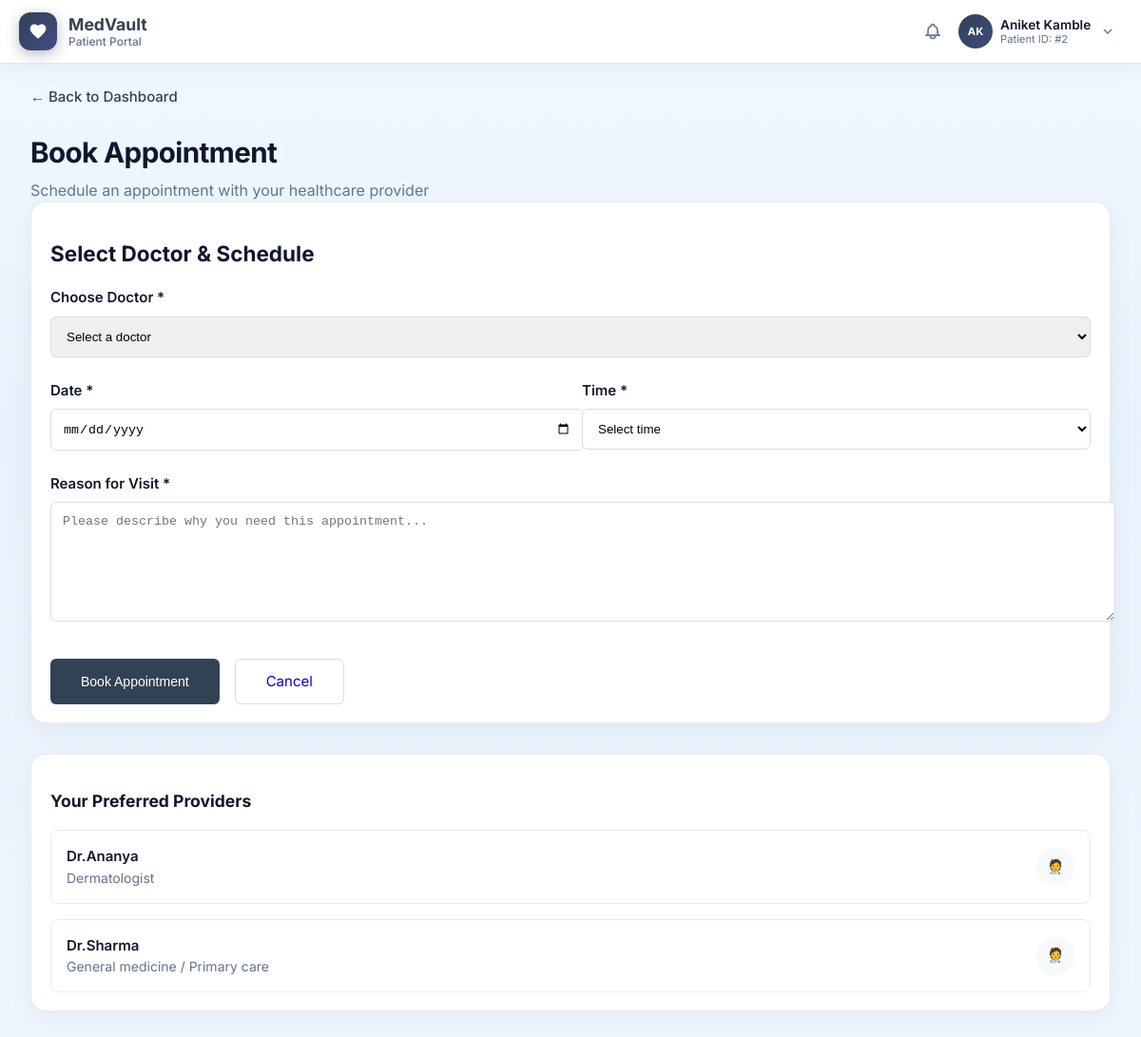
The page /book-appointment (signed in) on the database its author committed.
### tables this page shows
CREATE TABLE users (
                  id INTEGER PRIMARY KEY AUTOINCREMENT,
                  username TEXT NOT NULL,
                  password_hash TEXT NOT NULL,
                  full_name TEXT NOT NULL DEFAULT '',
                  blood_group TEXT NOT NULL DEFAULT '',
                  allergies TEXT NOT NULL DEFAULT '',
                  medications TEXT NOT NULL DEFAULT '',
                  conditions TEXT NOT NULL DEFAULT '',
                  onboarding_done INTEGER NOT NULL DEFAULT 0,
                  portal_role TEXT NOT NULL DEFAULT 'patient',
                  theme_accent TEXT NOT NULL DEFAULT '#3b82f6',
                  theme_mode TEXT NOT NULL DEFAULT 'light',
                  doctor_specialty TEXT NOT NULL DEFAULT '',
                  doctor_phone TEXT NOT NULL DEFAULT '',
                  doctor_clinic TEXT NOT NULL DEFAULT '',
                  doctor_bio TEXT NOT NULL DEFAULT '',
                  UNIQUE(username, portal_role)
                );

CREATE TABLE doctors (
  id INTEGER PRIMARY KEY AUTOINCREMENT,
  user_id INTEGER NOT NULL,
  name TEXT NOT NULL,
  specialization TEXT DEFAULT '',
  contact TEXT DEFAULT '',
  created_at INTEGER NOT NULL,
  FOREIGN KEY (user_id) REFERENCES "users_old"(id)
);

### app_pkg/routes/core.py (the view, shortened to what this page needs)
@core_bp.route("/book-appointment", methods=["GET", "POST"])
@login_required
def book_appointment():
    theme = _portal_theme(current_user.id, current_user.username)
    db = get_db()
    doctors = db.execute(
        """
        SELECT id, name, specialization, contact
        FROM doctors
        WHERE user_id = ?
        ORDER BY name
        """,
        (current_user.id,),
    ).fetchall()
    return render_template(
        "book_appointment.html",
        title="Book Appointment — MedVault",
        theme=theme,
        doctors=doctors
    )

### app_pkg/db.py (called while the page is built)
def get_db():
    if "db" not in g:
        if DATABASE_URL:
            import psycopg2
            pg_conn = psycopg2.connect(DATABASE_URL)
            g.db = PgConnection(pg_conn)
        else:
            conn = sqlite3.connect(current_app.config["DATABASE"])
            conn.row_factory = sqlite3.Row
            g.db = conn
    return g.db

### app_pkg/routes/auth.py (called while the page is built)
@login_manager.user_loader
def load_user(user_id: str):
    db = get_db()
    row = db.execute("SELECT id, username, portal_role FROM users WHERE id = ?", (user_id,)).fetchone()
    if not row:
        return None
    return User(row["id"], row["username"], row["portal_role"])

### app_pkg/routes/core.py (called while the page is built)
def _normalize_accent(raw: str) -> str:
    raw = (raw or "").strip()
    if re.fullmatch(r"#[0-9A-Fa-f]{6}", raw):
        return raw
    return "#3b82f6"

def _hex_to_rgb_css(hex_color: str) -> str:
    h = hex_color.lstrip("#")
    if len(h) != 6:
        return "59, 130, 246"
    try:
        r, g, b = int(h[0:2], 16), int(h[2:4], 16), int(h[4:6], 16)
        return f"{r}, {g}, {b}"
    except ValueError:
        return "59, 130, 246"

@core_bp.before_app_request
def check_onboarding():
    if current_user and current_user.is_authenticated:
        if request.path == "/logout" or request.endpoint in ("core.onboarding", "core.complete_onboarding", "auth.logout", "static") or (request.endpoint and request.endpoint.startswith("static")):
            return
        db = get_db()
        row = db.execute("SELECT onboarding_done, portal_role FROM users WHERE id = ?", (int(current_user.id),)).fetchone()
        if row and not row["onboarding_done"]:
            return redirect(url_for("core.onboarding"))

### app_pkg/services/security.py (called while the page is built, shortened)
def _get_cipher() -> Fernet:
    key_from_env = os.environ.get("FERNET_KEY")
    if key_from_env:
        return Fernet(key_from_env.encode("utf-8"))

def decrypt_text(value: str) -> str:
    if not value:
        return ""
    try:
        token = base64.urlsafe_b64decode(value.encode("utf-8"))
        return _get_cipher().decrypt(token).decode("utf-8")
    except (InvalidToken, ValueError):
        return value

### templates/book_appointment.html (shortened to what this page needs)
{% extends "base_patient.html" %}
{% block content %}
  <div class="pd-wrap">
    <header class="pd-hero">
      <a href="{{ url_for('core.dashboard') }}" class="pd-back-link">← Back to Dashboard</a>
      <h1 class="pd-hero-title">Book Appointment</h1>
      <p class="pd-hero-sub">Schedule an appointment with your healthcare provider</p>
    </header>
    <div class="pd-appointment-booking">
      <section class="pd-panel">
        <h2 class="pd-panel-title">Select Doctor &amp; Schedule</h2>
        {% if doctors %}
          <form method="post" class="pd-appointment-form" id="bookingForm" onsubmit="handleBookingSubmit(event)">
            <div class="pd-form-group" style="margin-bottom: 1.5rem;">
              <label class="pd-form-label" for="doctor_id" style="font-weight:600; display:block; margin-bottom:0.5rem;">Choose Doctor *</label>
              <select class="pd-form-select" id="doctor_id" name="doctor_id" required style="width:100%; padding:0.75rem; border:1px solid #ddd; border-radius:6px;">
                <option value="">Select a doctor</option>
              </select>
            </div>
            <div class="pd-form-row" style="display:grid; grid-template-columns:1fr 1fr; gap:1.5rem; margin-bottom: 1.5rem;">
              <div class="pd-form-group">
                <label class="pd-form-label" for="appointment_date" style="font-weight:600; display:block; margin-bottom:0.5rem;">Date *</label>
                <input type="date" class="pd-form-input" id="appointment_date" name="appointment_date" required min="{{ today }}" style="width:100%; padding:0.75rem; border:1px solid #ddd; border-radius:6px;">
              </div>
              <div class="pd-form-group">
                <label class="pd-form-label" for="appointment_time" style="font-weight:600; display:block; margin-bottom:0.5rem;">Time *</label>
                <select class="pd-form-select" id="appointment_time" name="appointment_time" required style="width:100%; padding:0.75rem; border:1px solid #ddd; border-radius:6px; background:white;">
                  <option value="">Select time</option>
                </select>
              </div>
            </div>
            <div class="pd-form-group" style="margin-bottom: 1.5rem;">
              <label class="pd-form-label" for="reason" style="font-weight:600; display:block; margin-bottom:0.5rem;">Reason for Visit *</label>
              <textarea class="pd-form-input pd-form-textarea" id="reason" name="reason" rows="4" required placeholder="Please describe why you need this appointment..." style="width:100%; padding:0.75rem; border:1px solid #ddd; border-radius:6px; resize:vertical; min-height:100px;"></textarea>
            </div>
            <div class="pd-form-actions" style="display:flex; gap:1rem; margin-top:2rem;">
              <button type="submit" id="submitBtn" class="pd-btn-primary" style="padding: 0.75rem 2rem; border-radius: 6px; border:none; cursor:pointer;">Book Appointment</button>
              <a href="{{ url_for('core.dashboard') }}" class="pd-btn-secondary" style="padding: 0.75rem 2rem; border-radius: 6px; text-decoration:none; text-align:center; border: 1px solid #ddd;">Cancel</a>
            </div>
          </form>
        {% endif %}
      </section>
      {% if doctors %}
      <section class="pd-panel" style="margin-top: 2rem;">
        <h3 class="pd-panel-title">Your Preferred Providers</h3>
        <div class="pd-doctors-list" style="display:flex; flex-direction:column; gap:1rem; margin-top:1rem;">
          {% for doctor in doctors %}
          <div class="pd-doctor-card" style="display:flex; align-items:center; justify-content:space-between; padding:1rem; border:1px solid #e9ecef; border-radius:8px; background:white;">
            <div class="pd-doctor-info">
              <div class="pd-doctor-name" style="font-weight:600;">{{ doctor.name }}</div>
              <div class="pd-doctor-specialization" style="color:var(--text-muted); font-size:0.875rem;">{{ doctor.specialization or 'General Practice' }}</div>
            </div>
            <div class="pd-doctor-avatar" style="width:40px; height:40px; border-radius:50%; background:#f8f9fa; display:flex; align-items:center; justify-content:center; color:var(--text-muted);">
              🧑‍⚕️
            </div>
          </div>
          {% endfor %}
        </div>
      </section>
      {% endif %}
    </div>
  </div>
{% endblock %}

### templates/base_patient.html (shortened to what this page needs)
<!doctype html>
<html lang="en">
  <head>
    <link rel="stylesheet" href="{{ url_for('static', filename='doctor.css') }}?v=2.0.3" />
    <link rel="stylesheet" href="{{ url_for('static', filename='patient_dashboard.css') }}?v=2.0.3" />
  </head>
  <body
    class="dr-portal"
    data-portal="patient"
    data-theme="{{ theme.mode }}"
    style="--accent: {{ theme.accent }}; --accent-rgb: {{ theme.accent_rgb }};"
  >
    <header class="dr-topbar">
      <div class="dr-topbar-inner">
        <a href="{{ url_for('core.dashboard') }}" class="dr-brand">
          <span class="dr-brand-logo" aria-hidden="true">
            <svg viewBox="0 0 24 24" width="20" height="20" fill="currentColor">
              <path d="M12 21.35l-1.45-1.32C5.4 15.36 2 12.28 2 8.5 2 5.42 4.42 3 7.5 3c1.74 0 3.41.81 4.5 2.09C13.09 3.81 14.76 3 16.5 3 19.58 3 22 5.42 22 8.5c0 3.78-3.4 6.86-8.55 11.54L12 21.35z" />
            </svg>
          </span>
          <span class="dr-brand-text">
            <span class="dr-brand-name">MedVault</span>
            <span class="dr-brand-sub">{{ theme.portal_label }}</span>
          </span>
        </a>
        <div class="dr-topbar-actions">
          <a href="{{ url_for('core.notifications_page') }}" class="dr-p-bell" title="Updates" aria-label="View updates">
            <svg width="20" height="20" viewBox="0 0 24 24" fill="none" stroke="currentColor" stroke-width="2">
              <path d="M15 17h5l-1.405-1.405A2.032 2.032 0 0118 14.158V11a6.002 6.002 0 00-4-5.659V5a2 2 0 10-4 0v.341C7.67 6.165 6 8.388 6 11v3.159c0 .538-.214 1.055-.595 1.436L4 17h5m6 0v1a3 3 0 11-6 0v-1m6 0H9" />
            </svg>
          </a>
          <div class="dr-profile-wrap">
            <button
              type="button"
              class="dr-profile-trigger"
              id="dr-profile-btn"
              aria-expanded="false"
              aria-haspopup="true"
              aria-label="Open account menu"
            >
              {% if theme.profile_photo %}
                <img src="{{ theme.profile_photo }}" alt="User Profile" class="dr-avatar" style="object-fit: cover; border: 1.5px solid var(--accent);" />
              {% else %}
                <span class="dr-avatar">{{ theme.initials }}</span>
              {% endif %}
              <span class="dr-user-meta">
                <span class="dr-user-name">{{ theme.display_name }}</span>
                <span class="dr-user-role">
                  {% if theme.patient_id_str %}Patient ID: {{ theme.patient_id_str }}{% else %}{{ theme.specialty }}{% endif %}
                </span>
              </span>
              <svg class="dr-profile-caret" width="16" height="16" viewBox="0 0 24 24" fill="none" stroke="currentColor" stroke-width="2" aria-hidden="true">
                <path d="M6 9l6 6 6-6" />
              </svg>
            </button>
          </div>
        </div>
      </div>
    </header>
    <main class="dr-main">
      {% block content %}{% endblock %}
    </main>
  </body>
</html>

### static/doctor.css (style rules this page uses)
.dr-portal { --accent: #3b82f6; --accent-rgb: 59, 130, 246; --bg: #f8fafc; --bg-gradient: linear-gradient(180deg, #f0f9ff 0%, #f8fafc 35%, #f1f5f9 100%); --surface: #ffffff; --text: #0f172a; --text-muted: #64748b; --border: #e2e8f0; --shadow: 0 4px 24px rgba(15, 23, 42, 0.06); --shadow-hover: 0 12px 40px rgba(15, 23, 42, 0.1); font-family: "Inter", system-ui, sans-serif; font-size: 15px; line-height: 1.5; color: var(--text); background: var(--bg-gradient); min-height: 100vh; margin: 0; }
.dr-topbar { position: sticky; top: 0; z-index: 50; background: color-mix(in srgb, var(--surface) 92%, transparent); backdrop-filter: blur(12px); border-bottom: 1px solid var(--border); box-shadow: var(--shadow); }
.dr-topbar-inner { max-width: 1200px; margin: 0 auto; padding: 0.75rem 1.25rem; display: flex; align-items: center; justify-content: space-between; gap: 1rem; flex-wrap: wrap; }
.dr-brand { display: flex; align-items: center; gap: 0.75rem; text-decoration: none; color: inherit; }
.dr-brand-logo { width: 2.5rem; height: 2.5rem; border-radius: 0.75rem; background: linear-gradient(135deg, var(--accent), color-mix(in srgb, var(--accent) 70%, #6366f1)); color: #fff; display: grid; place-items: center; box-shadow: 0 4px 14px rgba(var(--accent-rgb), 0.35); }
.dr-brand-text { display: flex; flex-direction: column; line-height: 1.2; }
.dr-brand-name { font-weight: 700; font-size: 1.1rem; color: var(--accent); }
.dr-brand-sub { font-size: 0.75rem; color: var(--text-muted); font-weight: 500; }
.dr-topbar-actions { display: flex; align-items: center; gap: 0.5rem; }
.dr-user-block, .dr-profile-trigger { display: flex; align-items: center; gap: 0.5rem; padding-left: 0.25rem; }
.dr-profile-wrap { position: relative; }
.dr-profile-trigger { border: none; background: transparent; cursor: pointer; color: inherit; font: inherit; text-align: left; border-radius: 0.75rem; padding: 0.2rem 0.45rem 0.2rem 0.2rem; max-width: min(14rem, 42vw); transition: background 0.15s; }
.dr-profile-caret { flex-shrink: 0; color: var(--text-muted); margin-left: 0.1rem; }
.dr-avatar { width: 2.25rem; height: 2.25rem; border-radius: 50%; background: linear-gradient(135deg, var(--accent), color-mix(in srgb, var(--accent) 75%, #6366f1)); color: #fff; font-size: 0.7rem; font-weight: 700; display: grid; place-items: center; }
.dr-user-meta { display: flex; flex-direction: column; line-height: 1.2; }
.dr-user-name { font-weight: 600; font-size: 0.85rem; }
.dr-user-role { font-size: 0.7rem; color: var(--text-muted); }
.dr-main { max-width: 1200px; margin: 0 auto; padding: 1.5rem 1.25rem 3rem; }
.dr-portal[data-portal="patient"][data-theme="light"] { --bg: #ffffff; --bg-gradient: linear-gradient(180deg, #ffffff 0%, #fafafa 55%, #f4f4f5 100%); --surface: #ffffff; --border: #e5e7eb; }
.dr-portal[data-portal="patient"][data-theme="light"] .dr-topbar { background: rgba(255, 255, 255, 0.94); }

### static/patient_dashboard.css (style rules this page uses)
.dr-portal[data-portal="patient"] .dr-main { background: linear-gradient(180deg, #f0f7ff 0%, #e8f2fc 35%, #eef6ff 100%); max-width: none; padding-left: clamp(1rem, 4vw, 2rem); padding-right: clamp(1rem, 4vw, 2rem); }
.pd-wrap { max-width: 1180px; margin: 0 auto; padding-bottom: 3rem; }
.pd-hero-title { font-size: clamp(1.5rem, 3vw, 1.85rem); font-weight: 700; color: var(--text); margin: 0 0 0.35rem; letter-spacing: -0.02em; }
.pd-hero-sub { margin: 0; font-size: 1rem; color: var(--text-muted); }
.pd-btn-primary { background: var(--accent); color: white; border: none; padding: 0.5rem 1rem; border-radius: 8px; font-size: 0.875rem; font-weight: 500; cursor: pointer; display: inline-flex; align-items: center; gap: 0.5rem; transition: all 0.2s ease; }
.pd-form-row { margin-bottom: 1rem; }
.pd-back-link { display: inline-flex; align-items: center; gap: 0.5rem; color: var(--accent); text-decoration: none; font-weight: 500; margin-bottom: 1.5rem; transition: all 0.2s ease; }
.pd-panel { background: #fff; border-radius: 16px; padding: 1.15rem 1.25rem; border: 1px solid rgba(148, 163, 184, 0.22); box-shadow: 0 8px 28px rgba(15, 23, 42, 0.05); }
.dr-p-bell { position: relative; width: 2.5rem; height: 2.5rem; border-radius: 0.65rem; display: grid; place-items: center; color: var(--text-muted); text-decoration: none; transition: background 0.15s; }
.dr-topbar-actions { gap: 0.25rem; }

### templates/base_patient.html (style rules this page uses)
.dr-p-bell { position: relative; }

### rows shown on the page
users: display_name "Aniket Kamble"
doctors: name "Dr.Ananya", specialization "Dermatologist"
doctors: name "Dr.Sharma", specialization "General medicine / Primary care"

### other values the page prints
{{ theme.portal_label }} "Patient Portal"
{{ theme.initials }} "AK"
{{ theme.patient_id_str }} "#2"
